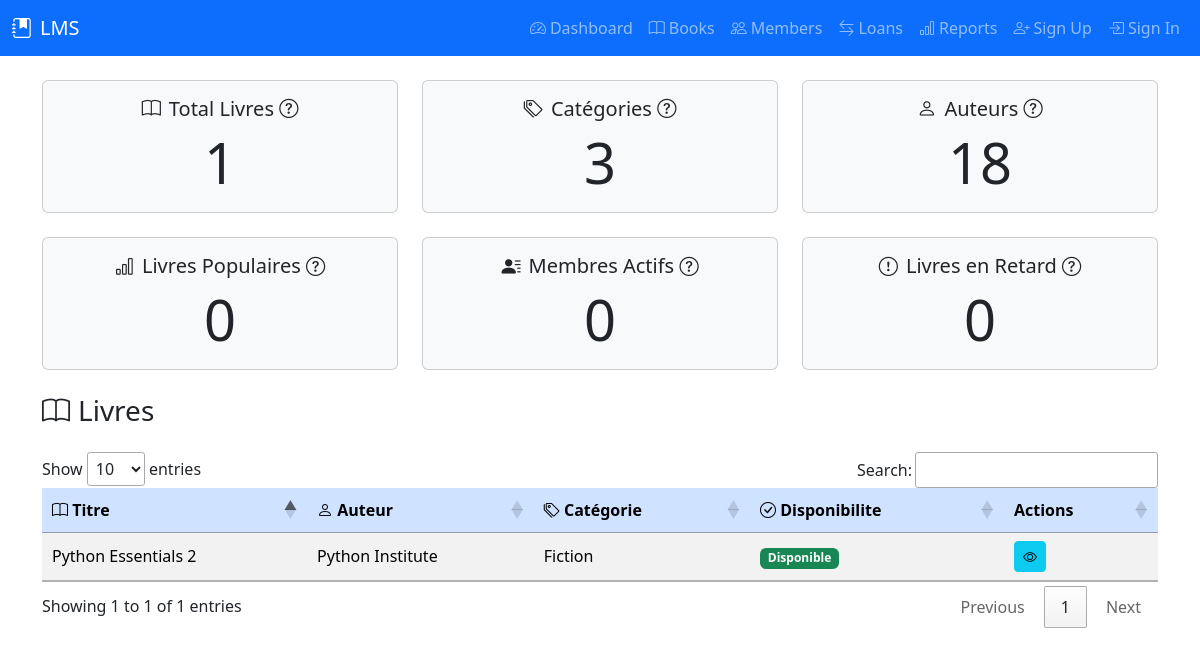
The page / on the database its author committed.
### tables this page shows
CREATE TABLE books (
            book_id INTEGER PRIMARY KEY AUTOINCREMENT,
            title TEXT NOT NULL,
            author_id INTEGER,
            category_id INTEGER,
            isbn TEXT UNIQUE,
            publication_year INTEGER,
            publisher TEXT,
            quantity INTEGER DEFAULT 1,
            available_quantity INTEGER DEFAULT 1,
            FOREIGN KEY (author_id) REFERENCES authors (author_id),
            FOREIGN KEY (category_id) REFERENCES categories (category_id)
        );

CREATE TABLE authors (
            author_id INTEGER PRIMARY KEY AUTOINCREMENT,
            name TEXT NOT NULL,
            biography TEXT
        );

CREATE TABLE categories (
            category_id INTEGER PRIMARY KEY AUTOINCREMENT,
            name TEXT NOT NULL,
            description TEXT
        );

### controllers/dashboard_controller.py (the view)
@dashboard_blueprint.route("/", methods=["GET"])
def dashboard():
    try:
        stats = dashboard_service.get_dashboard_statistics()
        books_data = dashboard_service.get_books_data()
        members_loans_data = dashboard_service.get_members_loans_data()
        return render_template("index.html", **stats, books=books_data, members_loans=members_loans_data)
    except Exception as e:
        return jsonify({"error": str(e)}), 500

### models/author.py (called while the page is built)
    @property
    def name(self):
        return self._get_attribute("name")

    @classmethod
    def all(cls):
        query = f"SELECT * FROM {cls.TABLE_NAME}"
        results = DatabaseConnection.execute_query(query)
        if results:
            conn = DatabaseConnection.get_connection()
            cursor = conn.cursor()
            cursor.execute(f"PRAGMA table_info({cls.TABLE_NAME})")
            columns = [column[1] for column in cursor.fetchall()]
            conn.close()
            return [cls(**dict(zip(columns, result))) for result in results]
        return []

    @classmethod
    def find_by_id(cls, author_id):
        query = f"SELECT * FROM {cls.TABLE_NAME} WHERE {cls.PRIMARY_KEY} = ?"
        result = DatabaseConnection.execute_query(query, (author_id,))
        if result:
            conn = DatabaseConnection.get_connection()
            cursor = conn.cursor()
            cursor.execute(f"PRAGMA table_info({cls.TABLE_NAME})")
            columns = [column[1] for column in cursor.fetchall()]
            conn.close()
            return cls(**dict(zip(columns, result[0])))
        return None

### models/base_model.py (called while the page is built)
    def _get_attribute(self, name):
        return self._attributes.get(name)

    def _set_attribute(self, name, value):
        self._attributes[name] = value

    def __getattr__(self, name):
        if name in self._attributes:
            return self._get_attribute(name)
        raise AttributeError(f"'{self.__class__.__name__}' object has no attribute '{name}'")

    def __setattr__(self, name, value):
        if name == "_attributes":
            super().__setattr__(name, value)
        else:
            self._set_attribute(name, value)

    @classmethod
    def find_by_id(cls, id: int):
        if not cls.TABLE_NAME or not cls.PRIMARY_KEY:
            raise NotImplementedError("TABLE_NAME and PRIMARY_KEY must be defined in subclass")
        query = f"SELECT * FROM {cls.TABLE_NAME} WHERE {cls.PRIMARY_KEY} = ?"
        result = DatabaseConnection.execute_query(query, (id,))
        if result and len(result) > 0:
            conn = DatabaseConnection.get_connection()
            cursor = conn.cursor()
            cursor.execute(f"PRAGMA table_info({cls.TABLE_NAME})")
            columns = [column[1] for column in cursor.fetchall()]
            conn.close()
            record_dict = dict(zip(columns, result[0]))
            return cls(**record_dict)
        return None

### models/book.py (called while the page is built)
    @property
    def book_id(self):
        return self._get_attribute("book_id")

### templates/index.html (shortened to what this page needs)
<!DOCTYPE html>
<html lang="fr">
<head>
    <link rel="stylesheet" href="/css/style.css">
    <link href="https://cdn.jsdelivr.net/npm/bootstrap@5.3.2/dist/css/bootstrap.min.css" rel="stylesheet">
    <link rel="stylesheet" href="https://cdn.jsdelivr.net/npm/bootstrap-icons@1.11.3/font/bootstrap-icons.css">
    <link rel="stylesheet" href="https://cdn.datatables.net/1.13.4/css/jquery.dataTables.min.css">
</head>
<body>
    {% include 'includes/navbar.html' %}
    <div class="container">
        <div class="row text-center mb-4">
            <div class="col-md-4">
                <div class="card bg-light">
                    <div class="card-body">
                        <h5 class="card-title"><i class="bi bi-book me-2 icon-small"></i>Total Livres <i class="bi bi-question-circle icon-small" title="Nombre total de livres disponibles dans la bibliothèque."></i></h5>
                        <p class="card-text display-4">{{ total_books }}</p>
                    </div>
                </div>
            </div>
            <div class="col-md-4">
                <div class="card bg-light">
                    <div class="card-body">
                        <h5 class="card-title"><i class="bi bi-tags me-2 icon-small"></i>Catégories <i class="bi bi-question-circle icon-small" title="Nombre total de catégories de livres."></i></h5>
                        <p class="card-text display-4">{{ total_category }}</p>
                    </div>
                </div>
            </div>
            <div class="col-md-4">
                <div class="card bg-light">
                    <div class="card-body">
                        <h5 class="card-title"><i class="bi bi-person me-2 icon-small"></i>Auteurs <i class="bi bi-question-circle icon-small" title="Nombre total d'auteurs enregistrés."></i></h5>
                        <p class="card-text display-4">{{ total_authors }}</p>
                    </div>
                </div>
            </div>
        </div>
        <div class="row text-center mb-4">
            <div class="col-md-4">
                <div class="card bg-light">
                    <div class="card-body">
                        <h5 class="card-title"><i class="bi bi-bar-chart me-2 icon-small"></i>Livres Populaires <i class="bi bi-question-circle icon-small" title="Nombre total de livres populaires basés sur les emprunts."></i></h5>
                        <p class="card-text display-4">{{total_popular_books}}</p>
                    </div>
                </div>
            </div>
            <div class="col-md-4">
                <div class="card bg-light">
                    <div class="card-body">
                        <h5 class="card-title"><i class="bi bi-person-lines-fill me-2 icon-small"></i>Membres Actifs <i class="bi bi-question-circle icon-small" title="Nombre total de membres ayant emprunté des livres récemment."></i></h5>
                        <p class="card-text display-4">{{total_active_members}}</p>
                    </div>
                </div>
            </div>
            <div class="col-md-4">
                <div class="card bg-light">
                    <div class="card-body">
                        <h5 class="card-title"><i class="bi bi-exclamation-circle me-2 icon-small"></i>Livres en Retard <i class="bi bi-question-circle icon-small" title="Nombre total de livres dont la date de retour est dépassée."></i></h5>
                        <p class="card-text display-4">{{total_overdue_books}}</p>
                    </div>
                </div>
            </div>
        </div>
        <h3 class="mb-4"><i class="bi bi-book me-2"></i>Livres</h3>
        <div class="table-responsive">
            <table id="booksTable" class="table table-striped table-hover align-middle">
                <thead class="table-primary">
                    <tr>
                        <th><i class="bi bi-book"></i> Titre</th>
                        <th><i class="bi bi-person"></i> Auteur</th>
                        <th><i class="bi bi-tags"></i> Catégorie</th>
                        <th><i class="bi bi-check-circle"></i> Disponibilite</th>
                        <th>Actions</th>
                    </tr>
                </thead>
                <tbody>
                    {% for book in books %}
                    <tr data-isbn="{{ book.isbn }}" data-publication-year="{{ book.publication_year }}" data-publisher="{{ book.publisher }}" data-quantity="{{ book.quantity }}" data-available-quantity="{{ book.available_quantity }}">
                        <td>{{ book.title }}</td>
                        <td>{{ book.author }}</td>
                        <td>{{ book.category }}</td>
                        <td>
                            {% if book.available_quantity > 0 %}
                            <span class="badge bg-success">Disponible</span>
                            {% else %}
                            <span class="badge bg-danger">Emprunté</span>
                            {% endif %}
                        </td>
                        <td>
                            <button class="btn btn-info btn-sm see-detail-book" title="Voir détails"><i class="bi bi-eye"></i></button>
                        </td>
                    </tr>
                    {% endfor %}
                </tbody>
            </table>
        </div>
    </div>
    <div class="toast-container position-fixed top-0 end-0 p-3">
    </div>
</body>
</html>

### templates/includes/navbar.html (shortened to what this page needs)
<nav class="navbar navbar-expand-lg navbar-dark bg-primary mb-4">
    <div class="container-fluid">
        <a class="navbar-brand d-flex align-items-center" href="/">
            <i class="bi bi-journal-bookmark-fill me-2"></i>LMS
        </a>
        <div class="collapse navbar-collapse" id="navbarNav">
            <ul class="navbar-nav ms-auto">
                <li class="nav-item"><a class="nav-link" href="/"><i class="bi bi-speedometer2 me-1"></i>Dashboard</a></li>
                <li class="nav-item"><a class="nav-link" href="/books"><i class="bi bi-book me-1"></i>Books</a></li>
                <li class="nav-item"><a class="nav-link" href="/members"><i class="bi bi-people me-1"></i>Members</a></li>
                <li class="nav-item"><a class="nav-link" href="/loans"><i class="bi bi-arrow-left-right me-1"></i>Loans</a></li>
                <li class="nav-item"><a class="nav-link" href="/reports"><i class="bi bi-bar-chart me-1"></i>Reports</a></li>
                <li class="nav-item"><a class="nav-link" href="/register"><i class="bi bi-person-plus me-1"></i>Sign Up</a></li>
                <li class="nav-item"><a class="nav-link" href="/login"><i class="bi bi-box-arrow-in-right me-1"></i>Sign In</a></li>
            </ul>
        </div>
    </div>
</nav>

### templates/index.html (style rules this page uses)
.icon-small { font-size: 1.2rem; }

### rows shown on the page
books: title "Python Essentials 2"
authors: author "Python Institute"
categories: category "Fiction"

### other values the page prints
{{ total_books }} "1"
{{ total_category }} "3"
{{ total_authors }} "18"
{{ total_popular_books }} "0"
{{ total_active_members }} "0"
{{ total_overdue_books }} "0"
